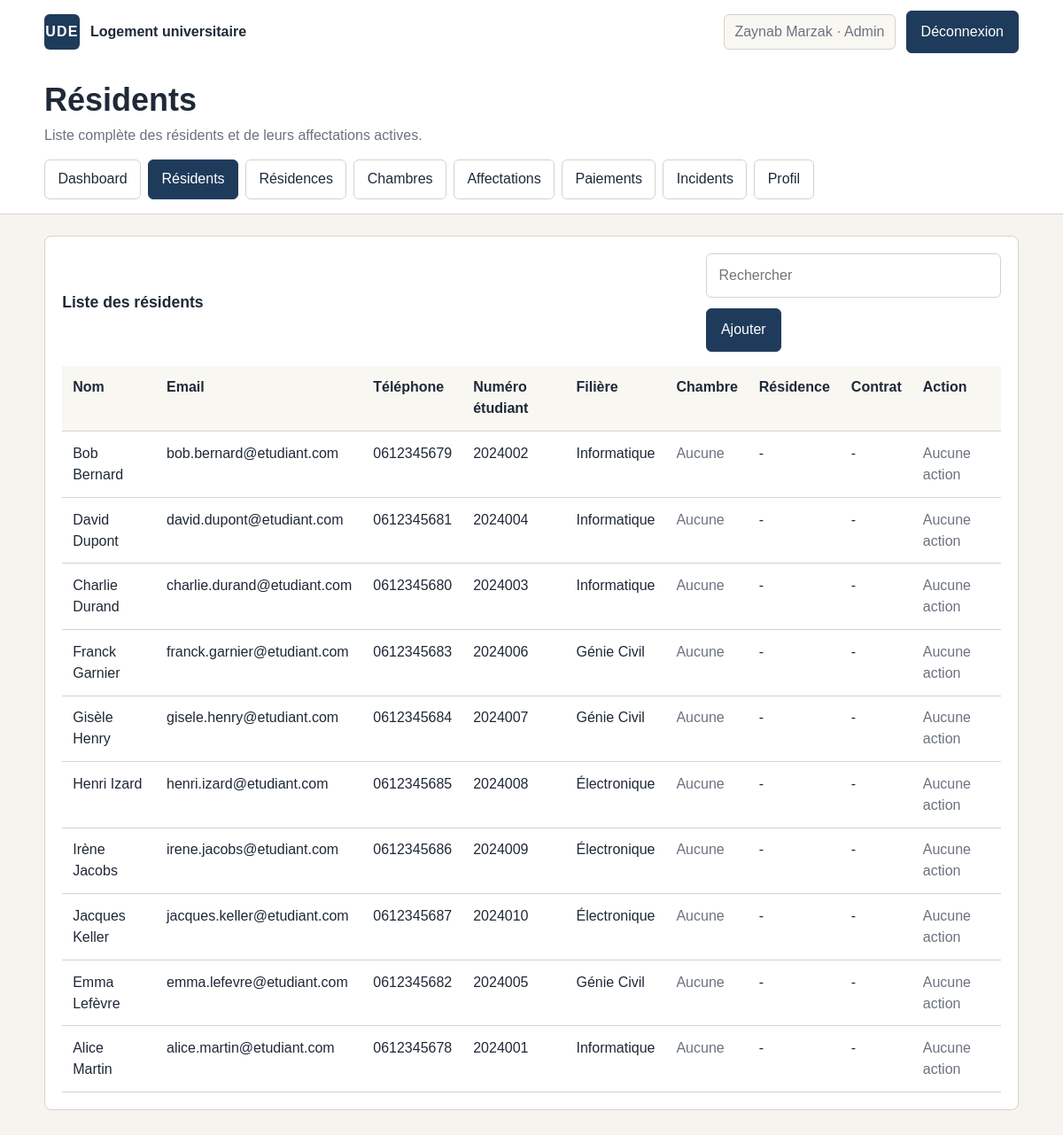
/admin/residents.php (signed in), run on the app's committed database.
### tables this page shows
CREATE TABLE resident (
    id_resident     INT PRIMARY KEY,
    numero_etudiant INT UNIQUE,
    date_naissance  DATE,
    filiere         VARCHAR(50),
    FOREIGN KEY (id_resident) REFERENCES utilisateur(id_utilisateur) ON DELETE CASCADE
);

CREATE TABLE utilisateur (
    id_utilisateur  INT AUTO_INCREMENT PRIMARY KEY,
    nom             VARCHAR(50)  NOT NULL,
    prenom          VARCHAR(50)  NOT NULL,
    email           VARCHAR(100) NOT NULL UNIQUE,
    mot_de_passe    VARCHAR(255) NOT NULL,           
    telephone       VARCHAR(20),
    status_compte   ENUM('Actif','Inactif') DEFAULT 'Actif',
    role            ENUM('Admin','Resident','Technicien') NOT NULL,
    date_creation   TIMESTAMP DEFAULT CURRENT_TIMESTAMP
);

### config/db.php (called while the page is built, shortened)
<?php
function detectBasePathFromScript(): string
{
    $scriptName = str_replace('\\', '/', $_SERVER['SCRIPT_NAME'] ?? '');
    $directory = str_replace('\\', '/', dirname($scriptName));
    $directory = $directory === '.' ? '' : $directory;
    $knownFolders = ['/admin', '/auth', '/resident', '/technicien', '/config', '/assets', '/docs'];
    foreach ($knownFolders as $folder) {
        if ($directory === $folder) {
            return '';
        }
    }
    return normalizeBasePath($directory);
}
function appBasePath(): string
{
    return detectBasePathFromScript();
}
function appUrl(string $path = ''): string
{
    $basePath = appBasePath();
    $path = '/' . ltrim($path, '/');
    return $basePath . $path;
}

### admin/residents.php (the view, shortened to what this page needs)
<?php
require_once __DIR__ . '/../config/auth_check.php';
require_once __DIR__ . '/../config/ui.php';
$pdo = getDB();
$search = trim($_GET['q'] ?? '');
$sql = "SELECT u.id_utilisateur, u.nom, u.prenom, u.email, u.telephone, u.date_creation,
               res.numero_etudiant, res.filiere,
               c.numero_chambre, a.numero_appartement, r.nom_residence,
               o.id_occupation, o.date_debut, o.date_fin, o.status_occupation
        FROM utilisateur u
        JOIN resident res ON u.id_utilisateur = res.id_resident
        LEFT JOIN occupation o ON o.id_resident = res.id_resident AND o.status_occupation = 'En cours'
        LEFT JOIN chambre c ON c.id_chambre = o.id_chambre
        LEFT JOIN appartement a ON a.id_appartement = c.id_appartement
        LEFT JOIN residence r ON r.id_residence = a.id_residence
        WHERE u.role = 'Resident'";
$params = [];
$sql .= ' ORDER BY u.nom, u.prenom';
$stmt = $pdo->prepare($sql);
$stmt->execute($params);
$residents = $stmt->fetchAll();
?>
<main class="main-content">
    <div class="page-shell panel-stack">
        <section class="table-card">
            <div class="toolbar">
                <h2>Liste des résidents</h2>
                <div class="action-row">
                    <input class="search-input" type="search" value="<?= e($search) ?>" placeholder="Rechercher" data-table-filter="residents-table">
                    <a class="btn btn-primary" href="<?= e(appUrl('/admin/add_resident.php')) ?>">Ajouter</a>
                </div>
            </div>
            <div class="table-scroll">
                <table id="residents-table">
                    <thead><tr><th>Nom</th><th>Email</th><th>Téléphone</th><th>Numéro étudiant</th><th>Filière</th><th>Chambre</th><th>Résidence</th><th>Contrat</th><th>Action</th></tr></thead>
                    <tbody>
                    <?php if (!$residents): ?>
                        <tr><td colspan="9" class="muted">Aucun résident trouvé.</td></tr>
                    <?php else: foreach ($residents as $resident): ?>
                        <tr>
                            <td><?= e($resident['prenom'] . ' ' . $resident['nom']) ?></td>
                            <td><?= e($resident['email']) ?></td>
                            <td><?= e($resident['telephone'] ?: '-') ?></td>
                            <td><?= e($resident['numero_etudiant'] ?: '-') ?></td>
                            <td><?= e($resident['filiere'] ?: '-') ?></td>
                            <td><?= $resident['numero_chambre'] ? e($resident['numero_chambre'] . ' / App. ' . $resident['numero_appartement']) : '<span class="muted">Aucune</span>' ?></td>
                            <td><?= e($resident['nom_residence'] ?: '-') ?></td>
                            <td><?= $resident['date_debut'] ? e('Début : ' . $resident['date_debut']) : '-' ?></td>
                            <td>
                                <?php if (!empty($resident['id_occupation'])): ?>
                                    <form method="post" action="<?= e(appUrl('/admin/end_occupation.php')) ?>">
                                        <input type="hidden" name="occupation_id" value="<?= (int) $resident['id_occupation'] ?>">
                                        <button type="submit" data-confirm="Confirmer la résiliation du contrat et la libération de la chambre ?">Résilier</button>
                                    </form>
                                <?php else: ?>
                                    <span class="muted">Aucune action</span>
                                <?php endif; ?>
                            </td>
                        </tr>
                    <?php endforeach; endif; ?>
                    </tbody>
                </table>
            </div>
        </section>
    </div>
</main>

### assets/theme.css (style rules this page uses)
:root { --bg: #f6f4ef; --surface: #ffffff; --surface-soft: #f9f7f2; --border: #d7d2c7; --text: #1f2937; --muted: #6b7280; --primary: #1f3b5b; --primary-dark: #162c44; --success: #166534; --success-bg: #e8f5ea; --warning: #92400e; --warning-bg: #fdf1de; --danger: #991b1b; --danger-bg: #fde8e8; }
* { box-sizing: border-box; }
body { margin: 0; background: var(--bg); color: var(--text); font-family: Arial, Helvetica, sans-serif; line-height: 1.5; }
a { color: var(--primary); text-decoration: none; }
button, input, select, textarea { font: inherit; }
.page-shell, .page-shell-narrow { width: min(1100px, calc(100% - 2rem)); margin: 0 auto; }
.main-content { padding: 1.5rem 0 2rem; }
.panel-stack { display: grid; gap: 1rem; }
.card, .table-card, .hero-card, .dashboard-section, .stat-card, .auth-card { background: var(--surface); border: 1px solid var(--border); border-radius: 8px; }
.card, .table-card, .dashboard-section, .stat-card, .auth-card { padding: 1.2rem; }
.hero-actions, .action-row, .form-actions, .inline-actions, .export-links { display: flex; gap: 0.75rem; flex-wrap: wrap; }
.toolbar { display: flex; align-items: center; justify-content: space-between; gap: 1rem; flex-wrap: wrap; margin-bottom: 1rem; }
.toolbar h2, .dashboard-section h2, .table-card h2, .card h2 { margin: 0; font-size: 1.1rem; }
.btn, button, .role-button { display: inline-flex; align-items: center; justify-content: center; min-height: 42px; padding: 0.7rem 1rem; border-radius: 6px; border: 1px solid var(--border); background: var(--surface); color: var(--text); cursor: pointer; }
.btn-primary, button[type='submit'], .role-button { background: var(--primary); border-color: var(--primary); color: #fff; }
.form-field input, .form-field select, .form-field textarea, .search-input { width: 100%; min-height: 44px; padding: 0.75rem 0.85rem; border: 1px solid var(--border); border-radius: 6px; background: #fff; color: var(--text); }
.small-note, .muted { color: var(--muted); }
.table-scroll { overflow-x: auto; }
table { width: 100%; border-collapse: collapse; min-width: 680px; }
th, td { padding: 0.8rem 0.75rem; border-bottom: 1px solid var(--border); text-align: left; vertical-align: top; }
th { background: var(--surface-soft); }

### data on the page
resident: id_resident.nom "Bob Bernard", id_resident.email "bob.bernard@etudiant.com", id_resident.telephone "0612345679", numero_etudiant "2024002", filiere "Informatique", nom_residence "-"
resident: id_resident.nom "David Dupont", id_resident.email "david.dupont@etudiant.com", id_resident.telephone "0612345681", numero_etudiant "2024004", filiere "Informatique", nom_residence "-"
resident: id_resident.nom "Charlie Durand", id_resident.email "charlie.durand@etudiant.com", id_resident.telephone "0612345680", numero_etudiant "2024003", filiere "Informatique", nom_residence "-"
resident: id_resident.nom "Franck Garnier", id_resident.email "franck.garnier@etudiant.com", id_resident.telephone "0612345683", numero_etudiant "2024006", filiere "Génie Civil", nom_residence "-"
resident: id_resident.nom "Gisèle Henry", id_resident.email "gisele.henry@etudiant.com", id_resident.telephone "0612345684", numero_etudiant "2024007", filiere "Génie Civil", nom_residence "-"
resident: id_resident.nom "Henri Izard", id_resident.email "henri.izard@etudiant.com", id_resident.telephone "0612345685", numero_etudiant "2024008", filiere "Électronique", nom_residence "-"
resident: id_resident.nom "Irène Jacobs", id_resident.email "irene.jacobs@etudiant.com", id_resident.telephone "0612345686", numero_etudiant "2024009", filiere "Électronique", nom_residence "-"
resident: id_resident.nom "Jacques Keller", id_resident.email "jacques.keller@etudiant.com", id_resident.telephone "0612345687", numero_etudiant "2024010", filiere "Électronique", nom_residence "-"
resident: id_resident.nom "Emma Lefèvre", id_resident.email "emma.lefevre@etudiant.com", id_resident.telephone "0612345682", numero_etudiant "2024005", filiere "Génie Civil", nom_residence "-"
resident: id_resident.nom "Alice Martin", id_resident.email "alice.martin@etudiant.com", id_resident.telephone "0612345678", numero_etudiant "2024001", filiere "Informatique", nom_residence "-"

### other printed values
currentUserName() "Zaynab Marzak"
$role "Admin"
$title "Résidents"
$subtitle "Liste complète des résidents et de leurs affectations actives."
$label "Dashboard"
$label "Résidents"
$label "Résidences"
$label "Chambres"
$label "Affectations"
$label "Paiements"
$label "Incidents"
$label "Profil"
